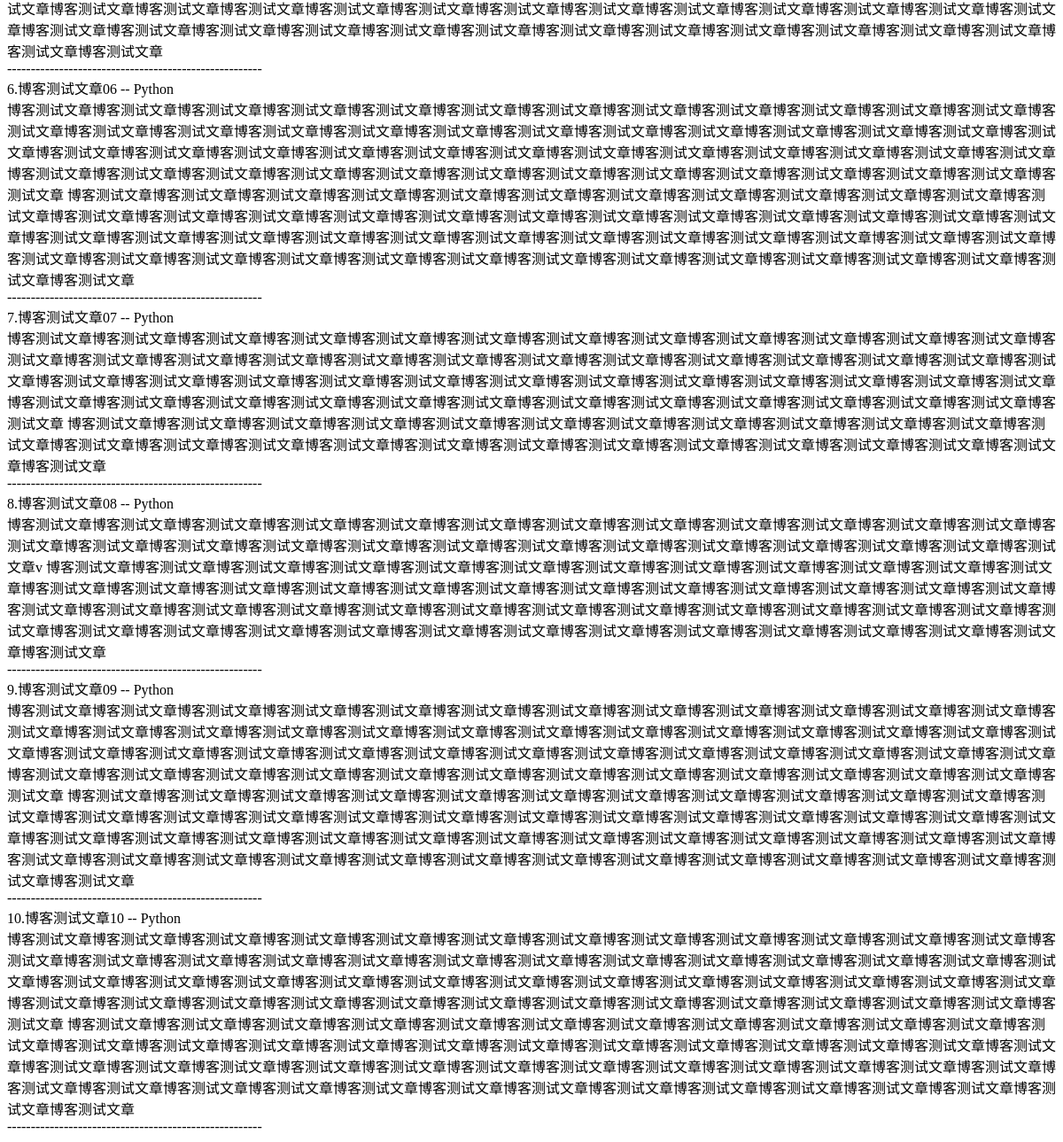
The app's page /home (lower part), older data.
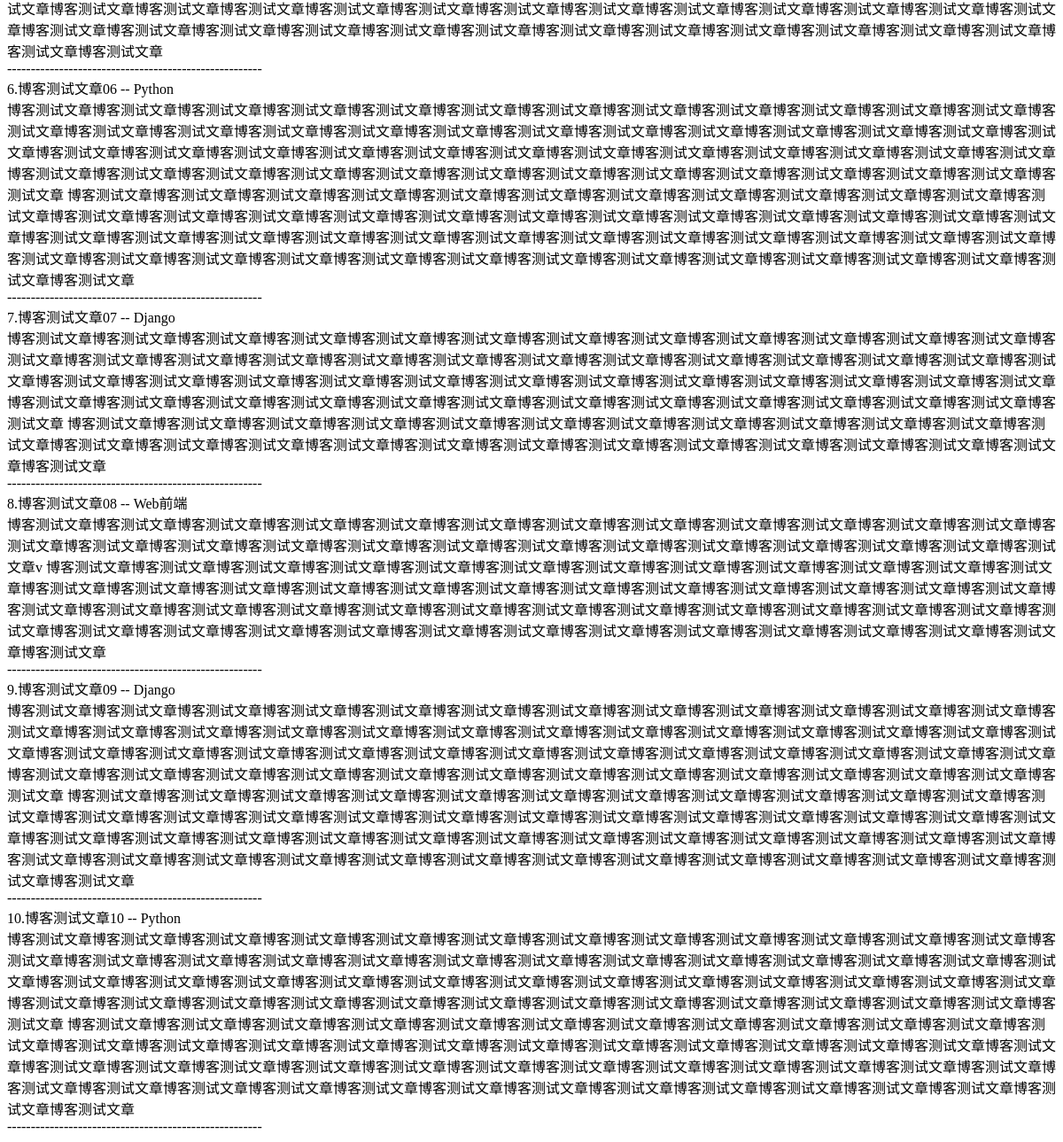
The same page, newer data.
### myblog/models.py (models this page shows, shortened)
class Article(models.Model):
    title = models.CharField(max_length=50, verbose_name = '文章标题', default = '')#创建标题
    article_synopsis = models.TextField(verbose_name=u'日志简介', default='')
    content = models.TextField(verbose_name = '博客正文', default = '')
    category = models.ForeignKey(Category, verbose_name = '所属分类', default = '')
    tag = models.CharField(max_length=50, verbose_name=u'日志标签', default='')
    user = models.ForeignKey(settings.AUTH_USER_MODEL, verbose_name='文章作者', null=True, blank=True)
    create_time = models.DateTimeField(verbose_name='文章创建时间', auto_now_add=True,)
    update_time= models.DateTimeField(verbose_name=u'更新时间',  auto_now=True)
    class Meta:
        verbose_name = u'博客文章'
        verbose_name_plural = verbose_name

class Category(models.Model):
    title = models.CharField(max_length=20, verbose_name = '分类名称', default = '')
    daitail = models.CharField(max_length=100, verbose_name='分类介绍', default='')
    icon = models.CharField(max_length=100, verbose_name='分类图标', default='')
    sort_id = models.IntegerField(verbose_name='分类排序', default=99)
    class Meta:
        verbose_name = u'博客分类'
        verbose_name_plural = verbose_name
    def __str__(self):
        return self.title

### myblog/views.py (the view)
# urls.py: url(r'^home$', v.home, name='home'),
def home(request):
    articles = Article.objects.all()#获取所有文章数据
    return render(request, 'home.html', {'articles':articles,})

### myblog/blog_context.py (called while the page is built)
def blog_info(request):
    userinfo = UserProfile.objects.get(pk=1)#站长资料
    siteinfo = Siteinfo.objects.get(pk=1)#blog相关资料
    categorts = Category.objects.all().order_by('sort_id')#根据排序获取所有分类
    l = Article.objects.values("tag")#获得所有文章的标签
    tags = []#所有标签数据
    for k in l :
        tlist = k["tag"].split(' ')
        for item in tlist:
            if item not in tags:
                tags.append(item)#加入list
    shuffle(tags)#重新洗牌，随机显示
    print(tags)
    tagcss =['am-radius','am-badge-primary','am-badge-secondary','am-badge-success','am-badge-warning','am-badge-danger']
    return {'userinfo':userinfo, 'siteinfo':siteinfo, 'categorts':categorts, 'tags':tags, 'tagcss':tagcss}

### myblog/templates/home.html (shortened to what this page needs)
<!DOCTYPE html>
<html lang="en">
<head>
</head>
<body>
{% for art in articles %}
    {{ art.id }}.{{ art.title }} -- {{ art.category }}<br>
    {{ art.content }}<br>
    ------------------------------------------------------<br>
{% endfor %}
</body>
</html>

Row changes from the older to the newer data that the page shows:
changed Article "博客测试文章07": category "Python" → "Django"
changed Article "博客测试文章08": category "Python" → "Web前端"
changed Article "博客测试文章09": category "Python" → "Django"
